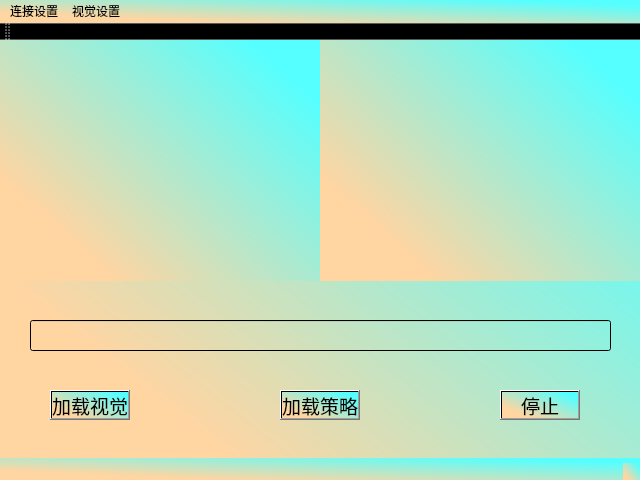
<?xml version="1.0" encoding="UTF-8"?>
<ui version="4.0">
 <class>Client_mainwindow</class>
 <widget class="QMainWindow" name="Client_mainwindow">
  <property name="windowModality">
   <enum>Qt::WindowModal</enum>
  </property>
  <property name="geometry">
   <rect>
    <x>0</x>
    <y>0</y>
    <width>640</width>
    <height>480</height>
   </rect>
  </property>
  <property name="windowTitle">
   <string>Client_mainwindow</string>
  </property>
  <property name="windowIcon">
   <iconset resource="resource.qrc">
    <normaloff>:/icon_image/resource/robot.ico</normaloff>:/icon_image/resource/robot.ico</iconset>
  </property>
  <property name="styleSheet">
   <string notr="true">background-color: qlineargradient(spread:pad, x1:0.943, y1:0.193182, x2:0.187, y2:0.818182, stop:0 rgba(85, 255, 255, 255), stop:0.982955 rgba(255, 213, 162, 255));
font: 14pt &quot;华文新魏&quot;;</string>
  </property>
  <widget class="QWidget" name="centralWidget">
   <widget class="QLineEdit" name="dll_liedit">
    <property name="enabled">
     <bool>true</bool>
    </property>
    <property name="geometry">
     <rect>
      <x>30</x>
      <y>280</y>
      <width>581</width>
      <height>31</height>
     </rect>
    </property>
    <property name="styleSheet">
     <string notr="true">background-color: qlineargradient(spread:pad, x1:0.489, y1:0.465909, x2:1, y2:1, stop:0.00568182 rgba(255, 235, 235, 0));</string>
    </property>
    <property name="readOnly">
     <bool>true</bool>
    </property>
   </widget>
   <widget class="QPushButton" name="load_dll_btn">
    <property name="geometry">
     <rect>
      <x>280</x>
      <y>350</y>
      <width>80</width>
      <height>30</height>
     </rect>
    </property>
    <property name="font">
     <font>
      <family>华文新魏</family>
      <pointsize>14</pointsize>
      <weight>50</weight>
      <italic>false</italic>
      <bold>false</bold>
     </font>
    </property>
    <property name="text">
     <string>加载策略</string>
    </property>
   </widget>
   <widget class="QPushButton" name="stop_btn">
    <property name="geometry">
     <rect>
      <x>500</x>
      <y>350</y>
      <width>80</width>
      <height>30</height>
     </rect>
    </property>
    <property name="font">
     <font>
      <family>华文新魏</family>
      <pointsize>14</pointsize>
      <weight>50</weight>
      <italic>false</italic>
      <bold>false</bold>
     </font>
    </property>
    <property name="text">
     <string>停止</string>
    </property>
   </widget>
   <widget class="QPushButton" name="openCamera_btn">
    <property name="geometry">
     <rect>
      <x>50</x>
      <y>350</y>
      <width>80</width>
      <height>30</height>
     </rect>
    </property>
    <property name="font">
     <font>
      <family>华文新魏</family>
      <pointsize>14</pointsize>
      <weight>50</weight>
      <italic>false</italic>
      <bold>false</bold>
     </font>
    </property>
    <property name="text">
     <string>加载视觉</string>
    </property>
   </widget>
   <widget class="QWidget" name="verticalLayoutWidget_2">
    <property name="geometry">
     <rect>
      <x>0</x>
      <y>0</y>
      <width>321</width>
      <height>241</height>
     </rect>
    </property>
    <layout class="QVBoxLayout" name="LeftDeviceDisp_layout">
     <item>
      <widget class="QLabel" name="left_cameradisp">
       <property name="styleSheet">
        <string notr="true">background-color: qlineargradient(spread:pad, x1:0.489, y1:0.465909, x2:1, y2:1, stop:0.00568182 rgba(255, 235, 235, 0));</string>
       </property>
       <property name="text">
        <string/>
       </property>
      </widget>
     </item>
    </layout>
   </widget>
   <widget class="QWidget" name="verticalLayoutWidget">
    <property name="geometry">
     <rect>
      <x>320</x>
      <y>0</y>
      <width>321</width>
      <height>241</height>
     </rect>
    </property>
    <layout class="QVBoxLayout" name="RightDeviceDisp_layout">
     <item>
      <widget class="QLabel" name="right_cameradisp">
       <property name="styleSheet">
        <string notr="true">background-color: qlineargradient(spread:pad, x1:0.489, y1:0.465909, x2:1, y2:1, stop:0.00568182 rgba(255, 235, 235, 0));</string>
       </property>
       <property name="text">
        <string/>
       </property>
      </widget>
     </item>
    </layout>
   </widget>
  </widget>
  <widget class="QMenuBar" name="menuBar">
   <property name="geometry">
    <rect>
     <x>0</x>
     <y>0</y>
     <width>640</width>
     <height>25</height>
    </rect>
   </property>
   <widget class="QMenu" name="connect_menu">
    <property name="geometry">
     <rect>
      <x>339</x>
      <y>106</y>
      <width>185</width>
      <height>102</height>
     </rect>
    </property>
    <property name="title">
     <string>连接设置</string>
    </property>
    <addaction name="actioncklj"/>
    <addaction name="actionfwqlj"/>
   </widget>
   <widget class="QMenu" name="menu">
    <property name="title">
     <string>视觉设置</string>
    </property>
    <addaction name="camera_Set"/>
    <addaction name="pictureSet"/>
    <addaction name="destination_Set"/>
   </widget>
   <addaction name="connect_menu"/>
   <addaction name="menu"/>
  </widget>
  <widget class="QToolBar" name="mainToolBar">
   <attribute name="toolBarArea">
    <enum>TopToolBarArea</enum>
   </attribute>
   <attribute name="toolBarBreak">
    <bool>false</bool>
   </attribute>
  </widget>
  <widget class="QStatusBar" name="statusBar"/>
  <action name="actioncklj">
   <property name="icon">
    <iconset resource="resource.qrc">
     <normaloff>:/icon_image/resource/串口.png</normaloff>:/icon_image/resource/串口.png</iconset>
   </property>
   <property name="text">
    <string>1.连接串口</string>
   </property>
   <property name="toolTip">
    <string>&lt;html&gt;&lt;head/&gt;&lt;body&gt;&lt;p align=&quot;center&quot;&gt;&lt;span style=&quot; font-size:11pt; font-weight:600;&quot;&gt;连接串口&lt;/span&gt;&lt;/p&gt;&lt;/body&gt;&lt;/html&gt;</string>
   </property>
   <property name="shortcut">
    <string>Ctrl+1</string>
   </property>
  </action>
  <action name="actionfwqlj">
   <property name="icon">
    <iconset resource="resource.qrc">
     <normaloff>:/icon_image/resource/backup_ibm_server.ico</normaloff>:/icon_image/resource/backup_ibm_server.ico</iconset>
   </property>
   <property name="text">
    <string>2.连接服务器</string>
   </property>
   <property name="toolTip">
    <string>&lt;html&gt;&lt;head/&gt;&lt;body&gt;&lt;p&gt;&lt;span style=&quot; font-size:12pt; font-weight:600;&quot;&gt;连接服务器&lt;/span&gt;&lt;/p&gt;&lt;/body&gt;&lt;/html&gt;</string>
   </property>
   <property name="shortcut">
    <string>Ctrl+2</string>
   </property>
  </action>
  <action name="camera_Set">
   <property name="text">
    <string>1.摄像头参数设置</string>
   </property>
  </action>
  <action name="destination_Set">
   <property name="text">
    <string>3.目标识别设置</string>
   </property>
   <property name="toolTip">
    <string>3.目标识别设置</string>
   </property>
  </action>
  <action name="pictureSet">
   <property name="text">
    <string>2.图像设置</string>
   </property>
   <property name="toolTip">
    <string>2.图像设置</string>
   </property>
  </action>
 </widget>
 <layoutdefault spacing="6" margin="11"/>
 <resources>
  <include location="resource.qrc"/>
 </resources>
 <connections/>
</ui>
